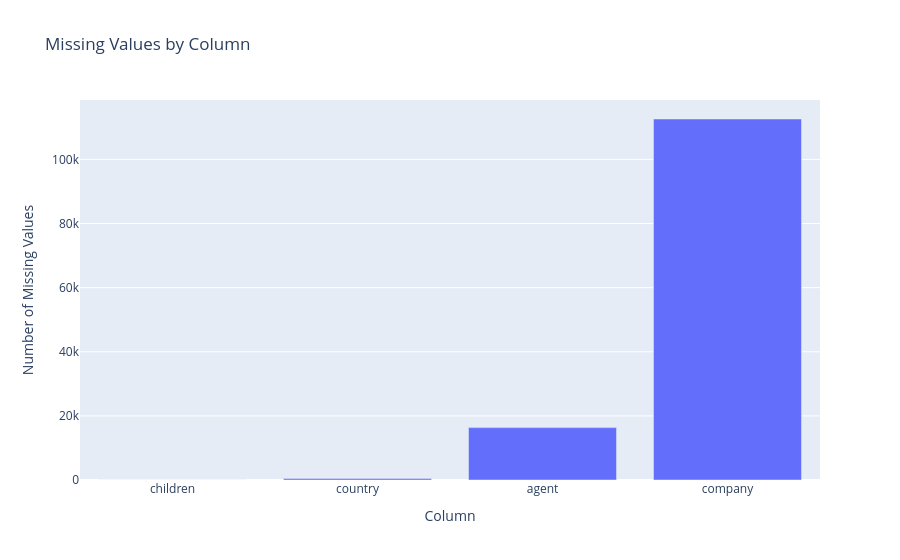

This figure's notebook cell:
### Code cell
import plotly.express as px

def plot_missing_values(df):
    missing = df.isnull().sum()

    missing = missing[missing > 0]

    if missing.empty:
        print("No missing values found in the dataset.")
        return

    missing_df = (
        missing
        .reset_index()
        .rename(columns={'index': 'column', 0: 'missing_count'})
    )

    fig = px.bar(
        missing_df,
        x='column',
        y='missing_count',
        title='Missing Values by Column'
    )

    fig.update_layout(
        xaxis_title='Column',
        yaxis_title='Number of Missing Values'
    )

    fig.show()
plot_missing_values(df)

### Figure 1 — Plotly figure (JSON) as saved in the notebook; plotly's stock layout.template omitted (floating-point values rounded to 4 significant figures)
{"data": [{"hovertemplate": "column=%{x}<br>missing_count=%{y}<extra></extra>", "legendgroup": "", "marker": {"color": "#636efa", "pattern": {"shape": ""}}, "name": "", "orientation": "v", "showlegend": false, "textposition": "auto", "type": "bar", "x": ["children", "country", "agent", "company"], "xaxis": "x", "y": [4, 488, 16340, 112593], "yaxis": "y"}], "layout": {"barmode": "relative", "legend": {"tracegroupgap": 0}, "title": {"text": "Missing Values by Column"}, "xaxis": {"anchor": "y", "domain": [0, 1], "title": {"text": "Column"}}, "yaxis": {"anchor": "x", "domain": [0, 1], "title": {"text": "Number of Missing Values"}}}}
